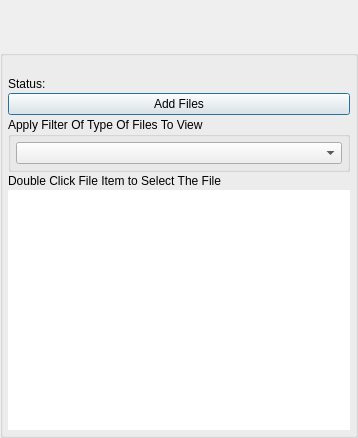
<?xml version="1.0" encoding="UTF-8"?>
<ui version="4.0">
 <class>ViewLibraryFilesDialog</class>
 <widget class="QDialog" name="ViewLibraryFilesDialog">
  <property name="windowModality">
   <enum>Qt::ApplicationModal</enum>
  </property>
  <property name="geometry">
   <rect>
    <x>0</x>
    <y>0</y>
    <width>358</width>
    <height>438</height>
   </rect>
  </property>
  <property name="sizePolicy">
   <sizepolicy hsizetype="Preferred" vsizetype="Preferred">
    <horstretch>0</horstretch>
    <verstretch>0</verstretch>
   </sizepolicy>
  </property>
  <property name="minimumSize">
   <size>
    <width>0</width>
    <height>0</height>
   </size>
  </property>
  <property name="maximumSize">
   <size>
    <width>16777215</width>
    <height>16777215</height>
   </size>
  </property>
  <property name="windowTitle">
   <string>Browse Files</string>
  </property>
  <property name="windowOpacity">
   <double>1.000000000000000</double>
  </property>
  <property name="toolTip">
   <string/>
  </property>
  <layout class="QVBoxLayout" name="verticalLayout">
   <property name="spacing">
    <number>0</number>
   </property>
   <property name="leftMargin">
    <number>0</number>
   </property>
   <property name="topMargin">
    <number>0</number>
   </property>
   <property name="rightMargin">
    <number>0</number>
   </property>
   <property name="bottomMargin">
    <number>0</number>
   </property>
   <item>
    <widget class="TitleBarWidget" name="m_TitleBarWidget" native="true">
     <property name="sizePolicy">
      <sizepolicy hsizetype="Preferred" vsizetype="Preferred">
       <horstretch>0</horstretch>
       <verstretch>0</verstretch>
      </sizepolicy>
     </property>
     <property name="minimumSize">
      <size>
       <width>0</width>
       <height>50</height>
      </size>
     </property>
     <property name="maximumSize">
      <size>
       <width>16777215</width>
       <height>130</height>
      </size>
     </property>
    </widget>
   </item>
   <item>
    <widget class="QGroupBox" name="FileItemsBox">
     <property name="minimumSize">
      <size>
       <width>0</width>
       <height>0</height>
      </size>
     </property>
     <property name="title">
      <string/>
     </property>
     <layout class="QVBoxLayout" name="verticalLayout_2">
      <property name="spacing">
       <number>2</number>
      </property>
      <property name="leftMargin">
       <number>5</number>
      </property>
      <property name="topMargin">
       <number>5</number>
      </property>
      <property name="rightMargin">
       <number>5</number>
      </property>
      <property name="bottomMargin">
       <number>5</number>
      </property>
      <item>
       <widget class="QLabel" name="m_StatusLabel">
        <property name="text">
         <string notr="true"/>
        </property>
       </widget>
      </item>
      <item>
       <layout class="QHBoxLayout" name="horizontalLayout_2">
        <item>
         <widget class="QLabel" name="label">
          <property name="sizePolicy">
           <sizepolicy hsizetype="Minimum" vsizetype="Preferred">
            <horstretch>0</horstretch>
            <verstretch>0</verstretch>
           </sizepolicy>
          </property>
          <property name="text">
           <string>Status:</string>
          </property>
         </widget>
        </item>
        <item>
         <widget class="QLabel" name="m_StatusMsgLabel">
          <property name="sizePolicy">
           <sizepolicy hsizetype="Expanding" vsizetype="Preferred">
            <horstretch>0</horstretch>
            <verstretch>0</verstretch>
           </sizepolicy>
          </property>
          <property name="text">
           <string/>
          </property>
         </widget>
        </item>
       </layout>
      </item>
      <item>
       <widget class="VxPushButton" name="m_AddFilesButton">
        <property name="text">
         <string>Add Files</string>
        </property>
       </widget>
      </item>
      <item>
       <widget class="QGroupBox" name="m_FileFilterGroupBox">
        <property name="sizePolicy">
         <sizepolicy hsizetype="Preferred" vsizetype="Minimum">
          <horstretch>0</horstretch>
          <verstretch>0</verstretch>
         </sizepolicy>
        </property>
        <property name="title">
         <string>Apply Filter Of Type Of Files To View</string>
        </property>
        <layout class="QVBoxLayout" name="verticalLayout_3">
         <property name="spacing">
          <number>2</number>
         </property>
         <property name="leftMargin">
          <number>5</number>
         </property>
         <property name="topMargin">
          <number>5</number>
         </property>
         <property name="rightMargin">
          <number>5</number>
         </property>
         <property name="bottomMargin">
          <number>5</number>
         </property>
         <item>
          <widget class="VxComboBoxFileFilter" name="m_FileFilterComboBox"/>
         </item>
        </layout>
       </widget>
      </item>
      <item>
       <widget class="QLabel" name="m_DoubleTapInstructionLabel">
        <property name="text">
         <string>Double Click File Item to Select The File</string>
        </property>
       </widget>
      </item>
      <item>
       <widget class="QListWidget" name="m_FileItemList">
        <property name="frameShape">
         <enum>QFrame::NoFrame</enum>
        </property>
        <property name="frameShadow">
         <enum>QFrame::Plain</enum>
        </property>
        <property name="lineWidth">
         <number>0</number>
        </property>
        <property name="iconSize">
         <size>
          <width>32</width>
          <height>32</height>
         </size>
        </property>
        <property name="verticalScrollMode">
         <enum>QAbstractItemView::ScrollPerPixel</enum>
        </property>
        <property name="resizeMode">
         <enum>QListView::Adjust</enum>
        </property>
        <property name="uniformItemSizes">
         <bool>true</bool>
        </property>
       </widget>
      </item>
     </layout>
    </widget>
   </item>
   <item>
    <widget class="BottomBarWidget" name="m_BottomBarWidget" native="true">
     <property name="sizePolicy">
      <sizepolicy hsizetype="Expanding" vsizetype="Minimum">
       <horstretch>0</horstretch>
       <verstretch>0</verstretch>
      </sizepolicy>
     </property>
     <property name="minimumSize">
      <size>
       <width>30</width>
       <height>0</height>
      </size>
     </property>
     <property name="autoFillBackground">
      <bool>true</bool>
     </property>
    </widget>
   </item>
  </layout>
 </widget>
 <customwidgets>
  <customwidget>
   <class>TitleBarWidget</class>
   <extends>QWidget</extends>
   <header>TitleBarWidget.h</header>
   <container>1</container>
  </customwidget>
  <customwidget>
   <class>BottomBarWidget</class>
   <extends>QWidget</extends>
   <header location="global">BottomBarWidget.h</header>
   <container>1</container>
  </customwidget>
  <customwidget>
   <class>VxPushButton</class>
   <extends>QPushButton</extends>
   <header>VxPushButton.h</header>
  </customwidget>
  <customwidget>
   <class>VxComboBoxFileFilter</class>
   <extends>QComboBox</extends>
   <header>VxComboBoxFileFilter.h</header>
  </customwidget>
 </customwidgets>
 <resources>
  <include location="../gotvcommon.qrc"/>
 </resources>
 <connections/>
</ui>
